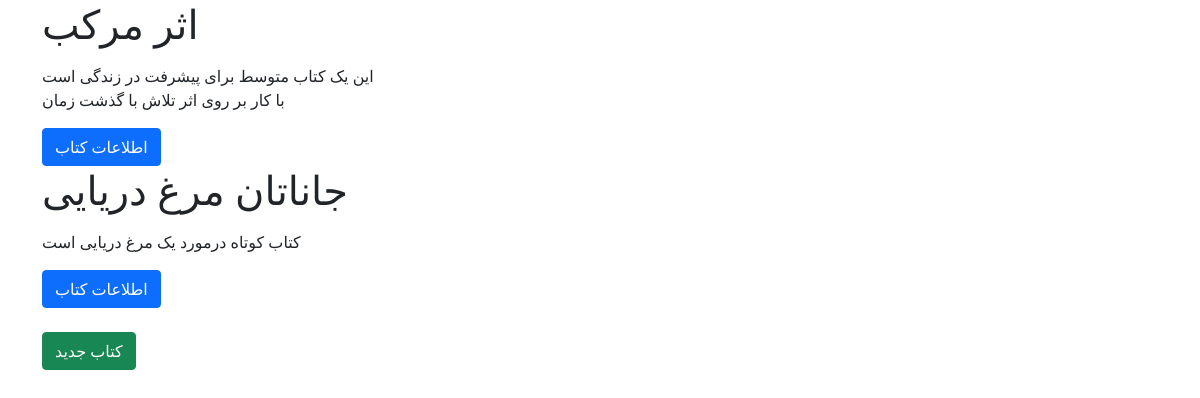
The page /books/ on the database as committed earlier.
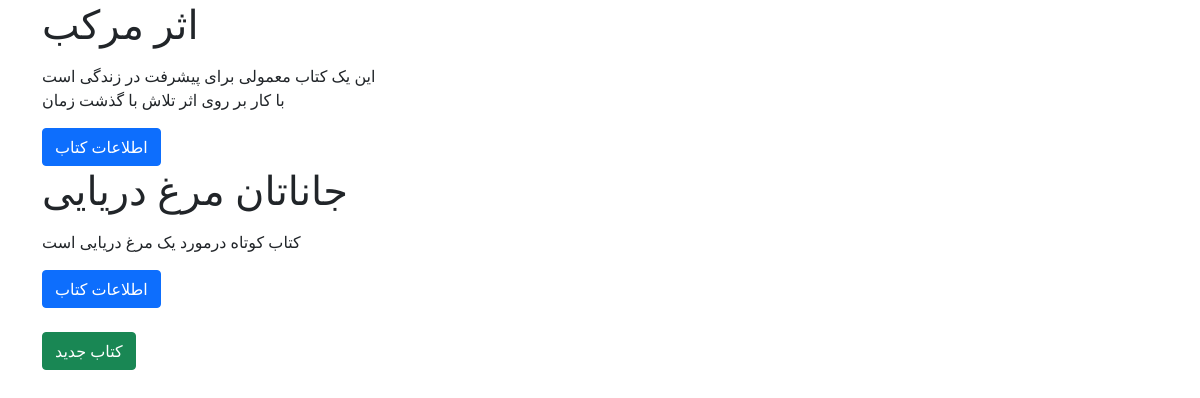
The same page on the database as committed later.
### books/models.py (models this page shows, shortened)
class Book(models.Model):
    title = models.CharField(max_length=200)
    author = models.CharField(max_length=200)
    description = models.TextField()
    price = models.DecimalField(max_digits=5, decimal_places=2)
    def get_absolute_url(self):
        return reverse('book_detail', args=[self.id])

### books/views.py (the view)
# urls.py: path('', views.BookListView.as_view(), name="book_list"),
class BookListView(generic.ListView):
    model = Book
    template_name = "books/book_list.html"
    context_object_name = 'books'

### books/templates/books/book_list.html (shortened to what this page needs)
{% extends '_base.html' %}
{% block content %}
    {% for book in books %}
       <h1>{{ book.title|capfirst }}</h1>
        <p>{{ book.description|linebreaks }} </p>
        <a href="{{book.get_absolute_url }}" class="btn btn-primary">اطلاعات کتاب </a>
    {% endfor %}
    <br>
    <br>
        <a href="{% url "book_create" %}" class="btn btn-success">کتاب جدید </a>
{% endblock content %}

Rows that differ between the two databases and show on the page:
changed Book: description "این یک کتاب متوسط برای پیشرفت در زندگی است با کار بر روی اثر تلاش با گذشت زمان" → "این یک کتاب معمولی برای پیشرفت در زندگی است با کار بر روی اثر تلاش با گذشت زمان"
